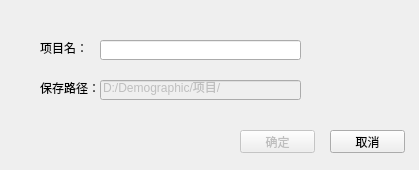
<?xml version="1.0" encoding="UTF-8"?>
<ui version="4.0">
 <class>NewProject</class>
 <widget class="QDialog" name="NewProject">
  <property name="geometry">
   <rect>
    <x>0</x>
    <y>0</y>
    <width>419</width>
    <height>170</height>
   </rect>
  </property>
  <property name="windowTitle">
   <string>新建项目</string>
  </property>
  <widget class="QLabel" name="lbProjectName">
   <property name="geometry">
    <rect>
     <x>40</x>
     <y>40</y>
     <width>61</width>
     <height>16</height>
    </rect>
   </property>
   <property name="text">
    <string>项目名：</string>
   </property>
  </widget>
  <widget class="QLineEdit" name="leSavePath">
   <property name="enabled">
    <bool>false</bool>
   </property>
   <property name="geometry">
    <rect>
     <x>100</x>
     <y>80</y>
     <width>201</width>
     <height>20</height>
    </rect>
   </property>
   <property name="text">
    <string>D:/Demographic/项目/</string>
   </property>
  </widget>
  <widget class="QLabel" name="lbSavePath">
   <property name="geometry">
    <rect>
     <x>40</x>
     <y>80</y>
     <width>71</width>
     <height>16</height>
    </rect>
   </property>
   <property name="text">
    <string>保存路径：</string>
   </property>
  </widget>
  <widget class="QPushButton" name="ok">
   <property name="enabled">
    <bool>false</bool>
   </property>
   <property name="geometry">
    <rect>
     <x>240</x>
     <y>130</y>
     <width>75</width>
     <height>23</height>
    </rect>
   </property>
   <property name="text">
    <string>确定</string>
   </property>
  </widget>
  <widget class="QLineEdit" name="leProjectName">
   <property name="geometry">
    <rect>
     <x>100</x>
     <y>40</y>
     <width>201</width>
     <height>20</height>
    </rect>
   </property>
  </widget>
  <widget class="QPushButton" name="cancel">
   <property name="geometry">
    <rect>
     <x>330</x>
     <y>130</y>
     <width>75</width>
     <height>23</height>
    </rect>
   </property>
   <property name="text">
    <string>取消</string>
   </property>
  </widget>
 </widget>
 <resources/>
 <connections/>
</ui>
